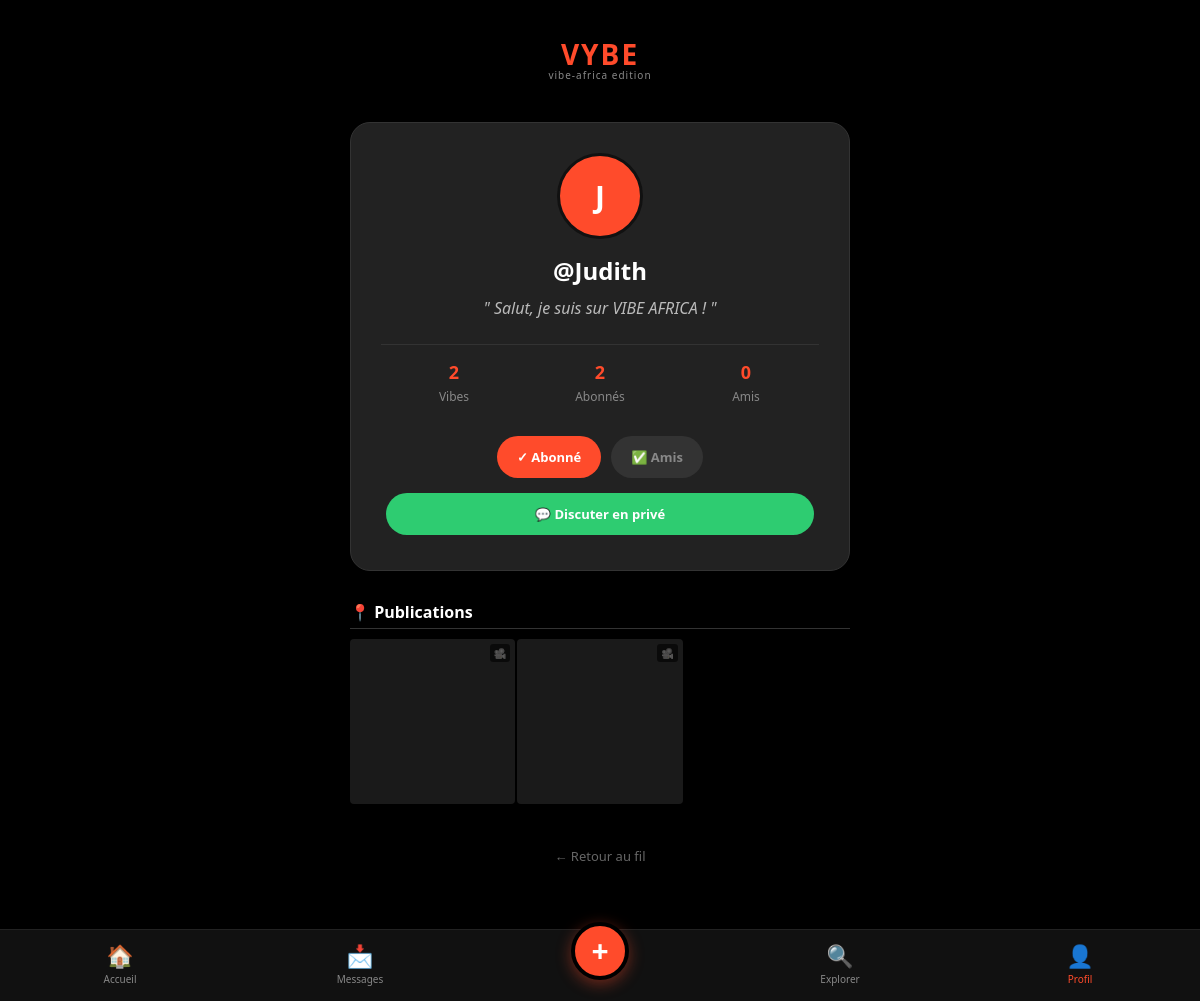
Screenshot of /profile/Judith (signed in) with the database file from the repository.
### app.py (models this page shows)
class User(db.Model):
    id = db.Column(db.Integer, primary_key=True)
    username = db.Column(db.String(50), unique=True, nullable=False)
    password = db.Column(db.String(100), nullable=False)
    bio = db.Column(db.String(200), default="Salut, je suis sur VIBE AFRICA !")
    google_id = db.Column(db.String(100), unique=True, nullable=True)
    phone = db.Column(db.String(20), nullable=True) # NOUVEAU : Numéro de téléphone pour les contacts
    Video = db.relationship('Video', backref='author', lazy=True)
    following = db.relationship(
        'User', secondary=followers,
        primaryjoin=(followers.c.follower_id == id),
        secondaryjoin=(followers.c.followed_id == id),
        backref=db.backref('followers', lazy='dynamic'), lazy='dynamic'
    )

class Video(db.Model):
    id = db.Column(db.Integer, primary_key=True)
    title = db.Column(db.String(100))
    filename = db.Column(db.String(100))
    category = db.Column(db.String(50), nullable=False, default='Autres')
    user_id = db.Column(db.Integer, db.ForeignKey('user.id'), nullable=False)
    likes = db.relationship('Like', backref='video', lazy=True)
    views = db.Column(db.Integer, default=0)
    created_at = db.Column(db.DateTime, default=datetime.utcnow)

### app.py (the view)
@app.route('/profile/')
@app.route('/profile/<username>')
def profile(username=None):
    if username is None and 'user_id' not in session:
        return render_template('profile_guest.html')
    if username is None and 'user_id' in session:
        username = session['username']
    user = User.query.filter_by(username=username).first_or_404()
    vibes = Video.query.filter_by(user_id=user.id).order_by(Video.created_at.desc()).all()
    me = None
    friendship = None
    is_own_profile = False
    if 'user_id' in session:
        me = User.query.get(session['user_id'])
        if me.id == user.id:
            is_own_profile = True
        friendship = FriendRequest.query.filter(
            (((FriendRequest.sender_id == me.id) & (FriendRequest.receiver_id == user.id)) |
             ((FriendRequest.sender_id == user.id) & (FriendRequest.receiver_id == me.id))),
            FriendRequest.status == 'accepted'
        ).first()
    return render_template('profile.html',
                           user=user,
                           current_user_obj=me,
                           friendship=friendship,
                           vibes=vibes,
                           is_own_profile=is_own_profile)

### templates/profile.html (shortened to what this page needs)
{% extends "base.html" %}
{% block content %}
<div class="profile-container">
    <div class="profile-card">
        <div class="avatar-circle">
            {{ user.username[0] | upper }}
        </div>
        <h1 style="margin: 0; font-size: 24px;">@{{ user.username }}</h1>
        <p style="color: #bbb; margin-top: 10px; font-style: italic;">" {{ user.bio or "Salut, je suis sur Vibe Africa !" }} "</p>
        <div class="stats">
            <div class="stats-item">
                <span class="stats-num">{{ vibes|length }}</span>
                <span class="stats-label">Vibes</span>
            </div>
            <div class="stats-item">
                <span class="stats-num">{{ user.followers.count() if user.followers else 0 }}</span>
                <span class="stats-label">Abonnés</span>
            </div>
            <div class="stats-item">
                <span class="stats-num">0</span> <span class="stats-label">Amis</span>
            </div>
        </div>
        {% if session.get('user_id') != user.id %}
            <div style="display: flex; flex-wrap: wrap; justify-content: center;">
                <a href="{{ url_for('follow', username=user.username) }}" class="btn-profile btn-follow">
                    {% if current_user_obj and user in current_user_obj.following %} ✓ Abonné {% else %} S'abonner {% endif %}
                </a>
                {% if not friendship %}
                    <a href="{{ url_for('add_friend', receiver_id=user.id) }}" class="btn-profile btn-friend">
                        Ajouter en ami 🤝
                    </a>
                {% else %}
                    <span class="btn-profile" style="background: #333; color: #888;">✅ Amis</span>
                {% endif %}
                {% if friendship %}
                    <a href="{{ url_for('chat', friend_id=user.id) }}" class="btn-profile btn-chat">
                        💬 Discuter en privé
                    </a>
                {% endif %}
            </div>
        {% else %}
            <div style="padding: 10px; background: #1a1a1a; border-radius: 15px; margin-top: 10px;">
                <p style="margin: 0 0 10px 0; font-size: 12px; color: #555;">Paramètres du compte</p>
                <a href="{{ url_for('logout') }}" class="btn-profile btn-logout">Se déconnecter</a>
            </div>
        {% endif %}
    </div>
    <div class="vibe-grid-header">📍 Publications</div>
    <div class="vibe-grid">
        {% for vibe in vibes %}
            <div class="grid-item">
                {% if vibe.category == 'Photos' %}
                    <img src="{{ url_for('static', filename='uploads/' + vibe.filename) }}">
                    <span class="grid-badge">📸</span>
                {% else %}
                    <video src="{{ url_for('static', filename='uploads/' + vibe.filename) }}"></video>
                    <span class="grid-badge">🎥</span>
                {% endif %}
            </div>
        {% else %}
            <div style="grid-column: span 3; text-align: center; padding: 40px; color: #444;">
                <p>Aucune vibe pour le moment.</p>
            </div>
        {% endfor %}
    </div>
    <div style="text-align: center; margin-bottom: 30px;">
        <a href="{{ url_for('dashboard') }}" style="color: #666; text-decoration: none; font-size: 13px;">← Retour au fil</a>
    </div>
</div>
{% endblock %}

### templates/base.html (style rules this page uses)
body { font-family: 'Segoe UI', Tahoma, Geneva, Verdana, sans-serif; background: #000; color: white; margin: 0; padding-bottom: 90px; }

### templates/profile.html (style rules this page uses)
.profile-card { background: #222; max-width: 500px; margin: 20px auto; padding: 30px; border-radius: 20px; box-shadow: 0 4px 15px rgba(0,0,0,0.5); text-align: center; border: 1px solid #333; }
.avatar-circle { width: 80px; height: 80px; background: #ff4b2b; border-radius: 50%; margin: 0 auto 15px; display: flex; align-items: center; justify-content: center; font-size: 30px; font-weight: bold; border: 3px solid #111; }
.stats { display: flex; justify-content: space-around; margin: 25px 0; border-top: 1px solid #333; padding-top: 15px; }
.stats-item { flex: 1; }
.stats-num { display: block; font-size: 18px; font-weight: bold; color: #ff4b2b; }
.stats-label { font-size: 12px; color: #888; }
.btn-profile { padding: 12px 20px; border-radius: 25px; font-weight: bold; text-decoration: none; display: inline-block; margin: 5px; font-size: 13px; transition: 0.2s; }
.btn-follow { background: #ff4b2b; color: white; border: none; }
.btn-chat { background: #2ecc71; color: white; border: none; width: 90%; margin-top: 10px; }
.vibe-grid-header { margin: 30px 0 10px 0; font-size: 16px; font-weight: bold; border-bottom: 1px solid #333; padding-bottom: 5px; }
.vibe-grid { display: grid; grid-template-columns: repeat(3, 1fr); gap: 2px; margin-bottom: 40px; }
.grid-item { aspect-ratio: 1 / 1; background: #1a1a1a; position: relative; overflow: hidden; border-radius: 4px; }
.grid-item img, .grid-item video { width: 100%; height: 100%; object-fit: cover; }
.grid-badge { position: absolute; top: 5px; right: 5px; font-size: 10px; background: rgba(0,0,0,0.6); padding: 2px 4px; border-radius: 3px; }

### rows the page displays
User: username "J", username "Judith", bio "Salut, je suis sur VIBE AFRICA !"

### other values shown
{{ vibes|length }} "2"
{{ user.followers.count() if user.followers else 0 }} "2"
